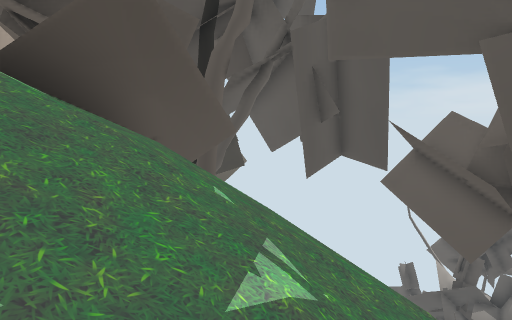
[1] (above)

18 first-person views from a walk through a 3-D level made in the Unity game engine. The camera is 1.4 m above the floor, tilts 6° down and sees 70° across. The floor is counted in squares, 2 m on a side. Each view is taken from the middle of a square. On the plan, view 1 faces up. The plan holds only what a view shows up to about 11 squares ahead; the rest is blank. The place goes on beyond the plan. The player character is not drawn.

[2]
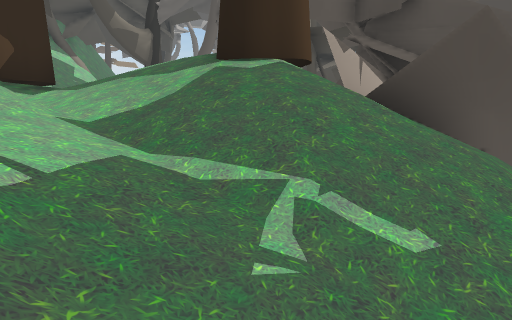

[3]
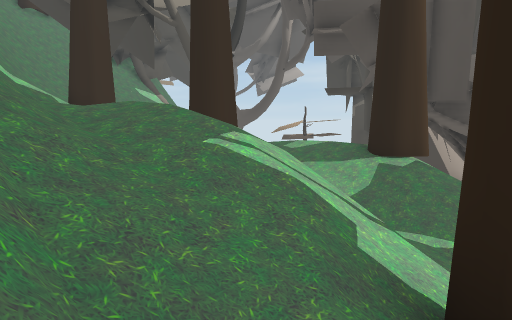

[4]
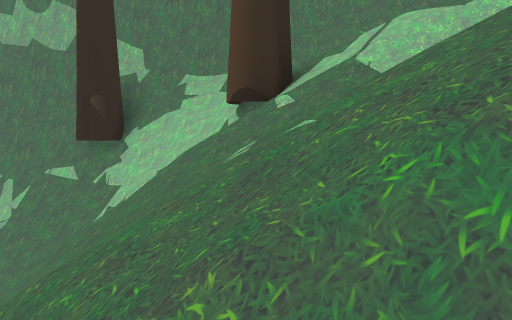

[5]
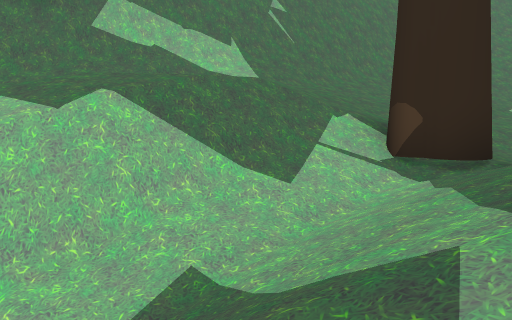

[6]
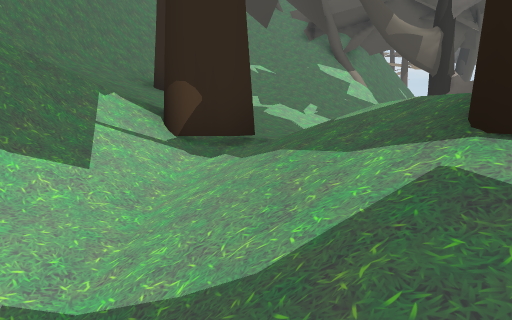

[7]
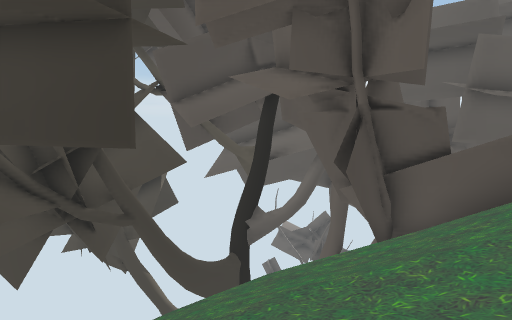

[8]
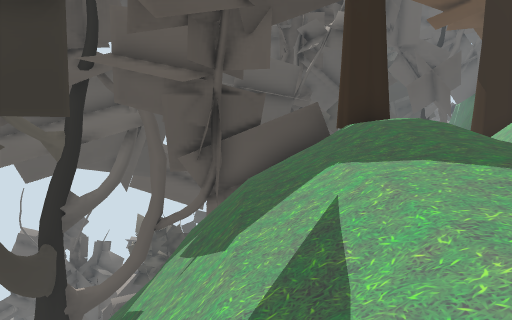

[9]
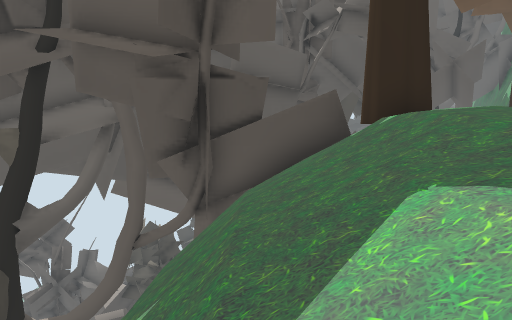

[10]
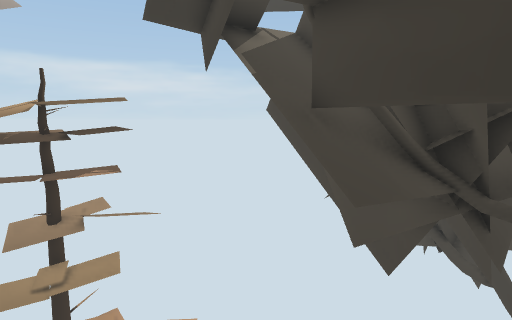

[11]
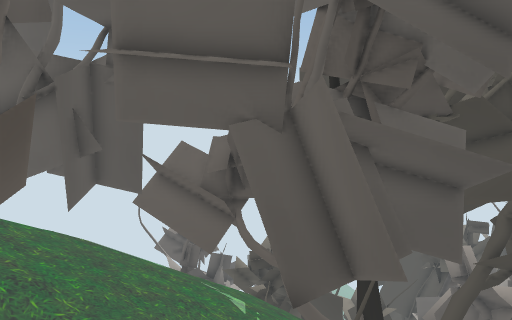

[12]
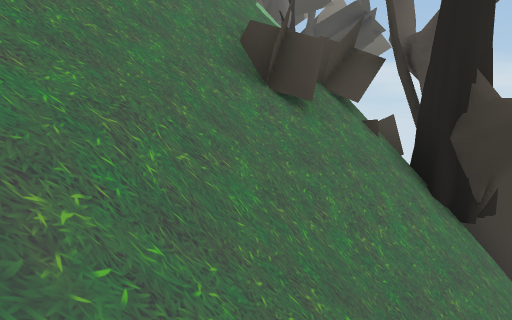

[13]
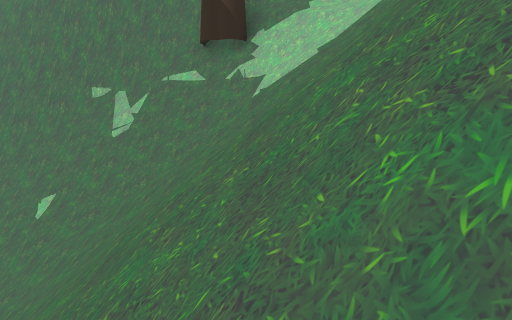

[14]
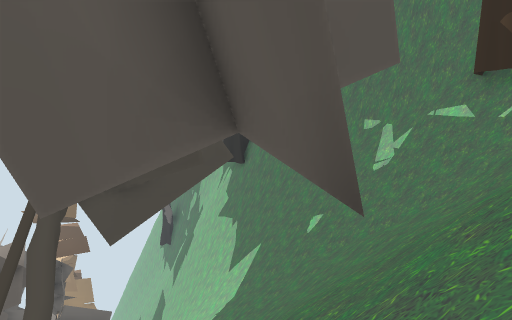

[15]
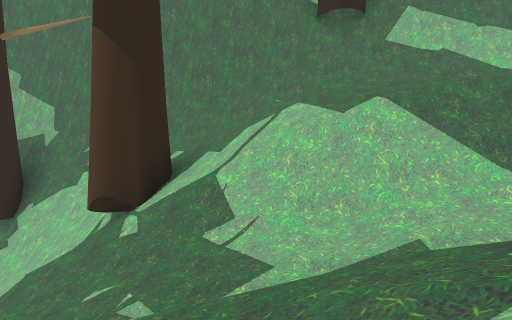

[16]
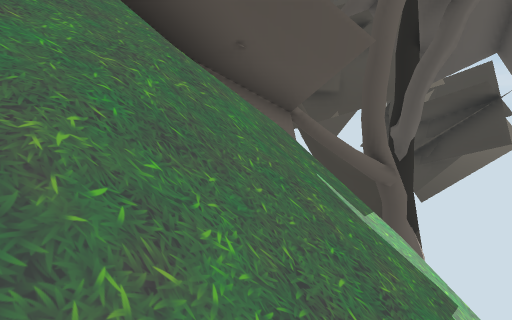

[17]
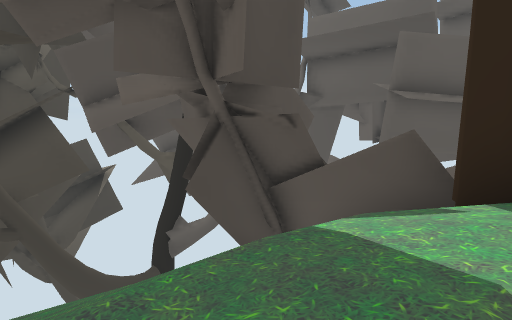

[18]
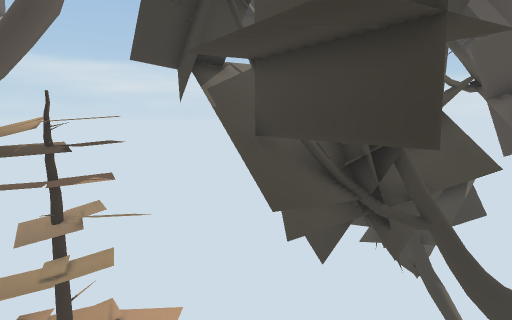

### Floor plan
Key: @ floor where view 1 was taken; # wall or solid block; . main floor; : floor 1.5 m higher than the main floor; / step, stairs or slope; = window, fence, low wall or low ledge; v drop or lower ground; T tree.
Columns run from 12 left of view 1 to 10 right of it. Each row starts with its distance up from view 1.
 15     #   T
 14     T  TTTT
 13     TTTTTT #T
 12     TTTTTTTTTT
 11     TTTTTTTTT#
 10    TT   TTTT
  9            TT
  8        v   T
  7     vvvv  TT
  6   //vvvv TTT       TT
  5 //////// TT       T T
  4  .../////TT ////  TTT
  3 /......./#////////TTT
  2 //../////T///////####T#
  1 .///.////////////####
  0 /////T//////@/////###
 -1  T//////##//////////#
 -2 /////:::///////////////
 -3 ###///::////T//=##==###
 -4   #####///////########
 -5       ######///TT#
 -6           ########

Positions as (right, up) in squares from view 1, and headings:
1: (0, 0), facing up
2: (0, -1), facing up-left
3: (0, -5), facing up-left
4: (0, 4), facing down
5: (-2, 2), facing down-left
6: (-2, 1), facing left
7: (-9, 3), facing up-right
8: (-12, 5), facing right
9: (-10, 5), facing right
10: (-10, 5), facing up
11: (-2, -1), facing up-right
12: (9, -2), facing up-left
13: (3, 4), facing down
14: (2, 4), facing down-right
15: (-2, 3), facing down
16: (2, 2), facing up-left
17: (-7, 2), facing up-right
18: (-9, 3), facing up
